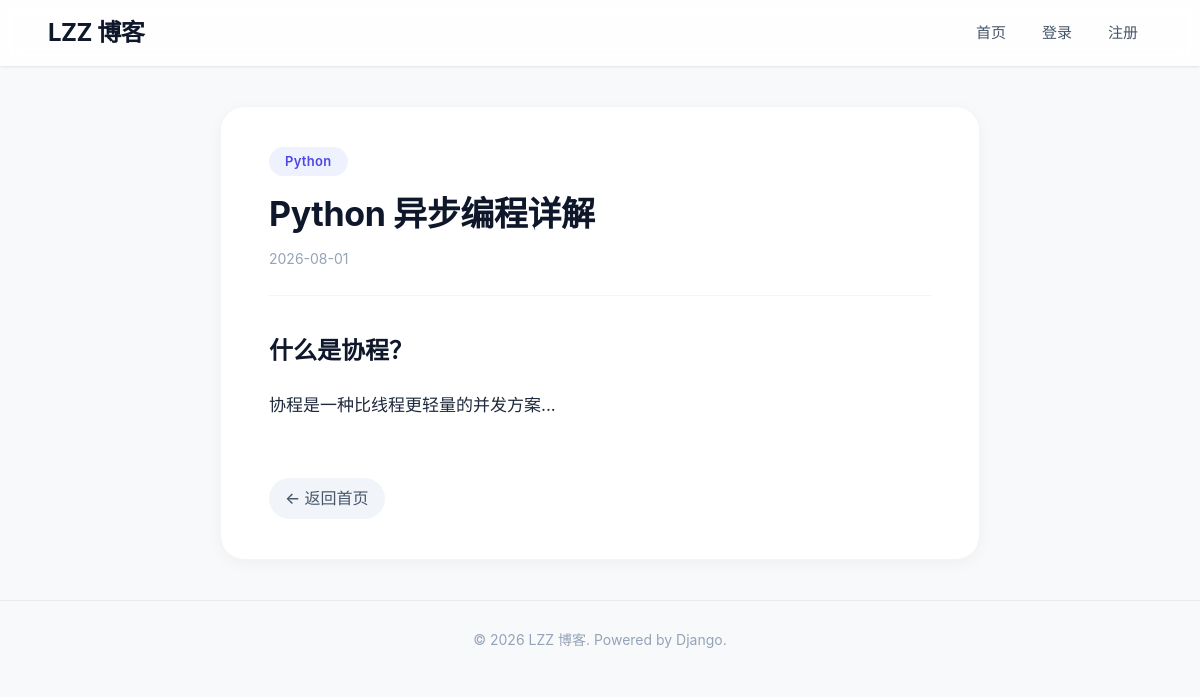
The app's page /post/2/ with its own data.
### blog/models.py (models this page shows, shortened)
class Post(models.Model):
    title = models.CharField('标题', max_length=200)
    slug = models.SlugField('URL标识', max_length=200, unique=True)
    summary = models.TextField('摘要', blank=True)
    content = models.TextField('正文')
    category = models.ForeignKey(
        Category,
        on_delete=models.CASCADE,
        verbose_name='分类',
        related_name='posts'
    )
    favorites = models.ManyToManyField(
        User,
        related_name='favorite_posts',
        verbose_name='收藏者',
        blank=True
    )
    created_at = models.DateTimeField('创建时间', auto_now_add=True)
    updated_at = models.DateTimeField('更新时间', auto_now=True)
    class Meta:
        verbose_name = '文章'
        verbose_name_plural = '文章'
        ordering = ['-created_at']

class Category(models.Model):
    name = models.CharField('分类名', max_length=50, unique=True)
    slug = models.SlugField('URL标识', max_length=50, unique=True)
    class Meta:
        verbose_name = '分类'
        verbose_name_plural = '分类'

### blog/views.py (the view)
# urls.py: path('post/<int:pk>/', views.post_detail, name='post_detail'),
def post_detail(request, pk):
    post = get_object_or_404(Post, pk=pk)
    context = {
        'post': post,
        'title': f'{post.title} - LZZ 博客'
    }
    return render(request, 'blog/post_detail.html', context)

### blog/templates/blog/post_detail.html (shortened to what this page needs)
{% extends 'blog/base.html' %}
{% block content %}
<article class="post-view">
    <span class="category-tag">{{ post.category.name }}</span>
    <div class="post-header">
        <h1>{{ post.title }}</h1>
    </div>
    <time>{{ post.created_at|date:"Y-m-d" }}</time>
    <div class="content">{{ post.content|safe }}</div>
    <a href="{% url 'blog:index' %}" class="back-link">← 返回首页</a>
</article>
{% endblock %}

### blog/templates/blog/base.html (style rules this page uses)
* { margin: 0; padding: 0; box-sizing: border-box; }
body { font-family: -apple-system, BlinkMacSystemFont, 'Segoe UI', Roboto, 'Helvetica Neue', sans-serif; background: #f8f9fa; color: #1e293b; line-height: 1.6; }
.post-view { max-width: 760px; margin: 0 auto; background: #ffffff; padding: 40px 48px; border-radius: 24px; box-shadow: 0 4px 16px rgba(0, 0, 0, 0.04); border: 1px solid #f1f5f9; }
.category-tag { display: inline-block; padding: 4px 16px; background: #eef2ff; color: #4f46e5; border-radius: 30px; font-size: 13px; font-weight: 600; margin-bottom: 16px; letter-spacing: 0.3px; }
.post-view h1 { font-size: 34px; font-weight: 700; margin-bottom: 12px; line-height: 1.3; color: #0f172a; letter-spacing: -0.4px; }
.post-view time { display: block; color: #94a3b8; font-size: 14px; margin-bottom: 32px; padding-bottom: 24px; border-bottom: 1px solid #f1f5f9; }
.content { line-height: 1.9; font-size: 17px; color: #1e293b; }
.content h2 { margin: 32px 0 16px; font-size: 24px; font-weight: 700; color: #0f172a; }
.content p { margin-bottom: 16px; }
.back-link { display: inline-block; margin-top: 40px; color: #475569; text-decoration: none; font-weight: 500; transition: color 0.2s; padding: 8px 16px; border-radius: 30px; background: #f1f5f9; }
.post-header { display: flex; justify-content: space-between; align-items: flex-start; }

### records on screen
Post: category.name "Python", title "Python 异步编程详解", created_at "2026-08-01", content "什么是协程？ 协程是一种比线程更轻量的并发方案..."
